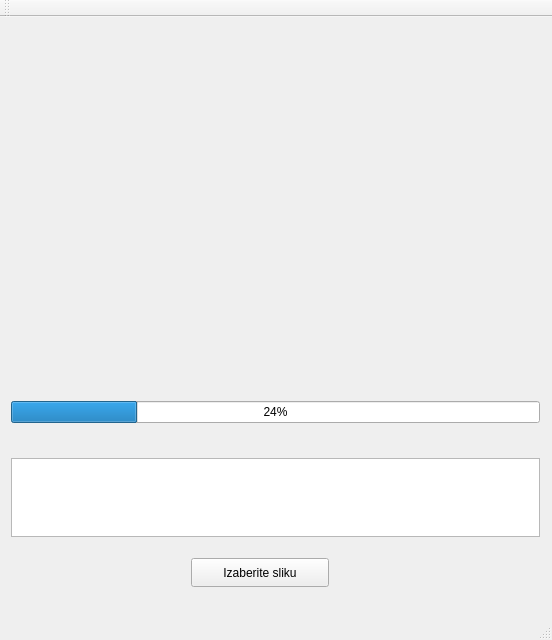
<?xml version="1.0" encoding="UTF-8"?>
<ui version="4.0">
 <class>MainWindow</class>
 <widget class="QMainWindow" name="MainWindow">
  <property name="geometry">
   <rect>
    <x>0</x>
    <y>0</y>
    <width>552</width>
    <height>640</height>
   </rect>
  </property>
  <property name="windowTitle">
   <string>MainWindow</string>
  </property>
  <widget class="QWidget" name="centralWidget">
   <widget class="QWidget" name="verticalLayoutWidget">
    <property name="geometry">
     <rect>
      <x>0</x>
      <y>0</y>
      <width>551</width>
      <height>361</height>
     </rect>
    </property>
    <layout class="QVBoxLayout" name="verticalLayout">
     <item>
      <widget class="QLabel" name="label_output">
       <property name="text">
        <string/>
       </property>
      </widget>
     </item>
    </layout>
   </widget>
   <widget class="QWidget" name="verticalLayoutWidget_2">
    <property name="geometry">
     <rect>
      <x>0</x>
      <y>430</y>
      <width>551</width>
      <height>101</height>
     </rect>
    </property>
    <layout class="QVBoxLayout" name="verticalLayout_2">
     <item>
      <widget class="QTextEdit" name="result_text"/>
     </item>
    </layout>
   </widget>
   <widget class="QWidget" name="verticalLayoutWidget_3">
    <property name="geometry">
     <rect>
      <x>180</x>
      <y>530</y>
      <width>160</width>
      <height>51</height>
     </rect>
    </property>
    <layout class="QVBoxLayout" name="verticalLayout_3">
     <item>
      <widget class="QPushButton" name="pushButton">
       <property name="sizePolicy">
        <sizepolicy hsizetype="Maximum" vsizetype="Maximum">
         <horstretch>0</horstretch>
         <verstretch>0</verstretch>
        </sizepolicy>
       </property>
       <property name="maximumSize">
        <size>
         <width>250</width>
         <height>150</height>
        </size>
       </property>
       <property name="text">
        <string>Izaberite sliku</string>
       </property>
      </widget>
     </item>
    </layout>
   </widget>
   <widget class="QWidget" name="verticalLayoutWidget_4">
    <property name="geometry">
     <rect>
      <x>0</x>
      <y>360</y>
      <width>551</width>
      <height>71</height>
     </rect>
    </property>
    <layout class="QVBoxLayout" name="verticalLayout_4">
     <item>
      <widget class="QProgressBar" name="progressBar">
       <property name="value">
        <number>24</number>
       </property>
      </widget>
     </item>
    </layout>
   </widget>
  </widget>
  <widget class="QMenuBar" name="menuBar">
   <property name="geometry">
    <rect>
     <x>0</x>
     <y>0</y>
     <width>552</width>
     <height>25</height>
    </rect>
   </property>
  </widget>
  <widget class="QToolBar" name="mainToolBar">
   <attribute name="toolBarArea">
    <enum>TopToolBarArea</enum>
   </attribute>
   <attribute name="toolBarBreak">
    <bool>false</bool>
   </attribute>
  </widget>
  <widget class="QStatusBar" name="statusBar"/>
 </widget>
 <layoutdefault spacing="6" margin="11"/>
 <resources/>
 <connections/>
</ui>
